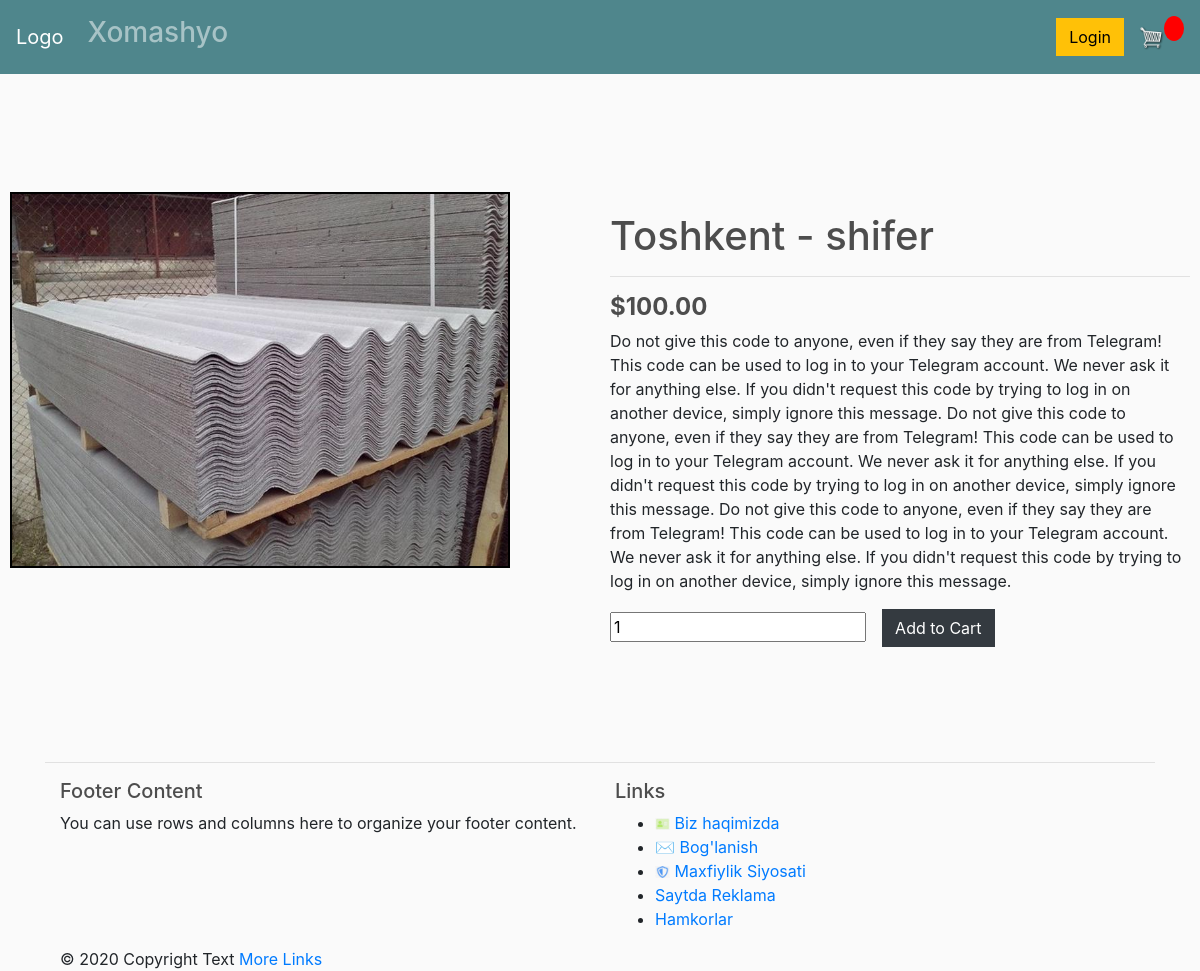
/2/detail/, run on the app's committed database.
### Product/models.py (models this page shows, shortened)
class Product(models.Model):
	name        = models.CharField( verbose_name='Maxsulot Nomi', max_length=250, )
	category    = models.ForeignKey( "Category",
                verbose_name = 'Maxsulot Kategoriyasi',
                related_name = 'product_name',
                on_delete    = models.CASCADE
            )
	description = models.TextField( verbose_name='Tavfsifi', help_text="Maxsulot haqida.", blank=True, null=True, )
	image       = models.ImageField( #default image
                upload_to='images',
                max_length=255,
                verbose_name='Maxsulot Rasmi',
                blank=True,
                null=True
            )
	class CurrecyChoice(models.TextChoices):
		SUM="so\'m",_('so\'m')
		USD='$',_('dollor')
		EUR='euro',_('euro')
		RUB='ruble',_('ruble')
		__empty__=_('')
	currency    = models.CharField( verbose_name='Valyuta turi', max_length=5,
                choices=CurrecyChoice.choices,
                default=CurrecyChoice.__empty__,
            )
	price       = models.DecimalField( verbose_name='Maxsulot Narxi', max_digits=10, decimal_places=2, default=100,
                validators=(
                    MinValueValidator(100),
                    MaxValueValidator(100000000),
                )
            )
	published_at = models.DateTimeField( auto_now_add=True )
	updated_at  =models.DateTimeField( auto_now=True )
	class Meta:
		verbose_name = 'Product'
		verbose_name_plural = 'Products'
	@property
	def imageURL(self):
		try:
			url = self.image.url
		except:
			url = ''
		print('URL:', url)
		return url

### Product/views.py (the view)
# urls.py: path('<int:id>/detail/',    Product_Detail_View.as_view(), name='product-detail'),
class Product_Detail_View(ProductObjectMixin, View):
    template_name='ProductPages/product-detail.html'
    context={}
    def get(self, request, id=None, *args, **kwargs):
        obj=self.get_object()
        self.context['product'] = obj
        return render(
            request,
            self.template_name,
            self.context
        )

### Product/views.py (called while the page is built)
    def get_object(self):
        obj=None
        id=self.kwargs.get(self.url_lookup)
        if id is not None:
            obj=get_object_or_404(self.model, id=id)
        return obj

### templates/ProductPages/product-detail.html (shortened to what this page needs)
 {% extends 'ProductPages/base.html' %}
 {% load static %}
 {% block detail %}
<div id="content-wrapper" style="margin-top: 5%; margin-bottom: 7%;">
    <div class="column">
        <img id=featured src="{{ product.imageURL }}">
        <div id="slide-wrapper">
        </div>
    </div>
    <div class="column">
        <h1>{{ product.name }}</h1>
        <hr> {% if product.currency == '$' %}
        <h4><strong>{{product.currency}}{{ product.price }}</strong></h4>
        {% elif product.currency == 'euro' %}
        <h4><strong>&#8364; {{ product.price }}</strong></h4>
        {% elif product.currency == 'ruble' %}
        <h4><strong>{{ product.price }} &#8381;</strong></h4>
        {% else %}
        <h4><strong>{{ product.price }} {{product.currency}}</strong></h4>
        {% endif %}
        <p>{{ product.description|safe }}</p>
        {% if user.is_staff %}
        <div style=" margin-top: auto; margin-bottom: 0%;">
            <p>
                <a style="margin-right: 5%;" href="{% url 'Products:product-list' %}" class="btn btn-outline-dark">&#8592; Back</a>
                <a href="{% url 'Products:product-delete' product.id %}" class="btn btn-outline-danger">Delete</a>
                <a href="{% url 'Products:product-update' product.id %}" class="btn btn-outline-info">Update</a>
            </p>
            {% else %}
            <input value=1 type="number ">
            <a class="btn btn-dark " href="# " style="margin-left: 2%;">Add to Cart</a>
        </div> {% endif %}
    </div>
</div>
{% endblock detail %}

### static/css/main.css (style rules this page uses)
body { background-color: hsl(0, 0%, 98%); }
h1, h2, h3, h4, h5, h6 { color: hsl(0, 0%, 30%); }
.btn { border-radius: 0; }

### static/css/slider.css (style rules this page uses)
#content-wrapper { display: flex; flex-wrap: wrap; justify-content: center; align-items: center; }
.column { width: 600px; padding: 10px; }
#featured { max-width: 500px; max-height: 600px; object-fit: cover; cursor: pointer; border: 2px solid black; }
#slide-wrapper { max-width: 500px; display: flex; min-height: 100px; align-items: center; }

### data on the page
Product: imageURL (picture), name "Toshkent - shifer", currency "$", price "100.00", description "Do not give this code to anyone, even if they say they are from Telegram! This code can be used to log in to your Telegram account. We never ask it for anything else. If you didn't request this code by trying to log in on another device, simply ignore this message. Do not give this code to anyone, even if they say they are from Telegram! This code can be used to log in to your Telegram account. We never ask it for anything else. If you didn't request this code by trying to log in on another device, simply ignore this message. Do not give this code to anyone, even if they say they are from Telegram! This code can be used to log in to your Telegram account. We never ask it for anything else.…"
